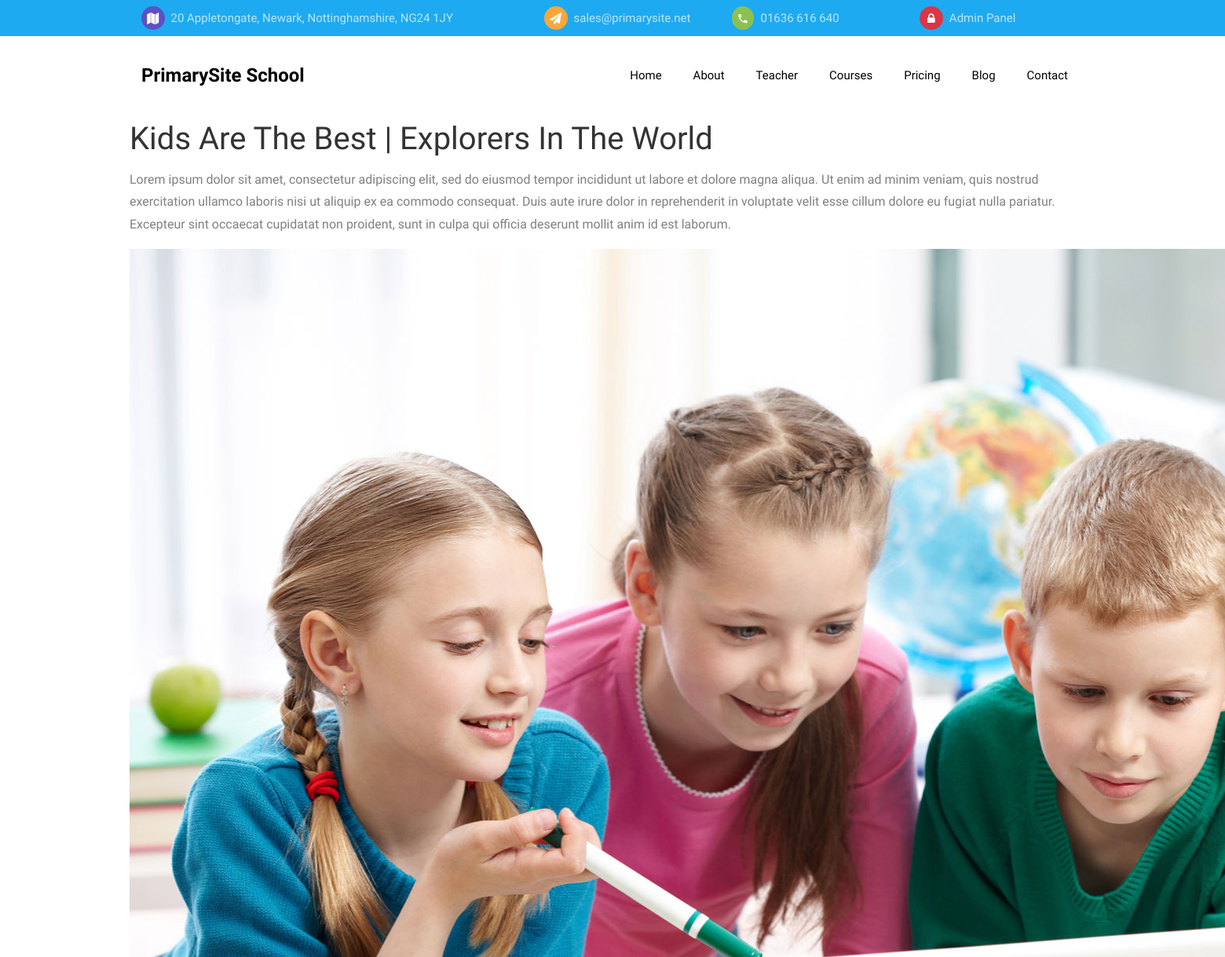
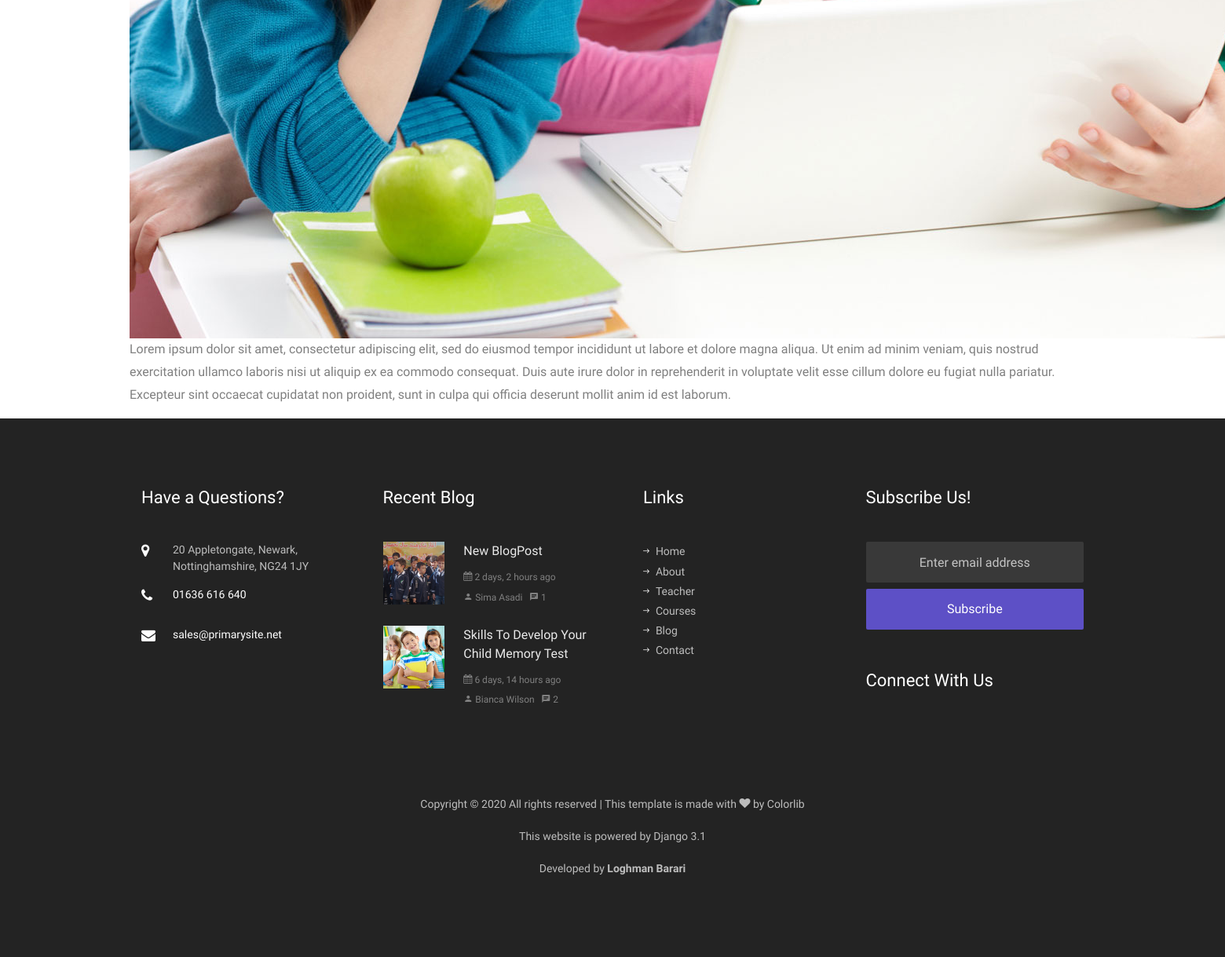
Page /page/1 on the committed database (2 pictures, top to bottom).
### pages/models.py (models this page shows, shortened)
class Setting(models.Model):
    class Meta:
        db_table = 'kiddos_settings'
    name = models.CharField('Name', primary_key=True,
                            max_length=50, blank=False, null=False)
    value = models.TextField('Value', blank=True, null=True)

class Page(models.Model):
    class Meta:
        db_table = 'kiddos_page'
    name = models.CharField(_('Name'), max_length=256, null=False, blank=False)
    short_desc = models.CharField(_('Short Description'), max_length=512,
                                  null=False, blank=False)
    body = models.TextField(_('Body'))
    publish_on_index = models.BooleanField(_('Publish on Index page'),
                                           default=False, null=False)
    is_published = models.BooleanField(_('Is Published'),
                                       default=False, null=False)
    image = models.ImageField(_('Image'), upload_to='images/%Y/%m/%d/',
                              validators=[validate_image_size])

class BlogPost(models.Model):
    class Meta:
        db_table = 'kiddos_blog_post'
        indexes = [
            models.Index(name='search_on_blog_pots',
                         fields=['is_published', 'title', 'short_desc']),
        ]
        ordering = ('-create_date',)
    title = models.CharField('Title', max_length=128, blank=False, null=False,
                             help_text='Enter title of blog post')
    short_desc = models.CharField('Short Description', max_length=256)
    body = models.TextField(
        'Body', help_text='HTML tags can be used to decorating the text')
    tags = models.CharField(_('Tags'), max_length=128,
                            blank=True, null=False, default='')
    image = models.ImageField('Image', upload_to='images/%Y/%m/%d/',
                              validators=[validate_image_size])
    is_published = models.BooleanField(_('Is published!'), default=True)
    author = models.ForeignKey('pages.Teacher', on_delete=models.DO_NOTHING,
                               related_name='+', null=True,
                               verbose_name=_('Author'))
    create_date = models.DateTimeField(verbose_name=_('Creation Date'),
                                       auto_now_add=True, blank=True)
    create_user = models.ForeignKey(
        settings.AUTH_USER_MODEL,
        on_delete=models.CASCADE,
        related_name='+',
        blank=True,
        null=True,
        verbose_name=_('Created by'),
    )
    @property
    def published_comments(self):
        return PostComment.objects.filter(blog_post__id=self.id,
                                          is_published=True)
    def get_absolute_url(self):
        from django.urls import reverse
        return reverse('blog-single', args=[str(self.id)])

class Teacher(models.Model):
    class Meta:
        db_table = 'kiddos_teacher'
    full_name = models.CharField(_('Full Name'), max_length=60)
    position = models.ForeignKey(TeacherPosition, on_delete=models.DO_NOTHING,
                                 related_name='+', verbose_name=_('Position'))
    short_desc = models.CharField(_('Short Description'), max_length=256)
    photo = models.ImageField(verbose_name=_('Photo'), upload_to='photos/%Y/%m/%d/',
                              null=True, blank=True,
                              validators=[validate_image_size])
    twitter = models.CharField(_('Twitter Account'), max_length=30,
                               blank=True, null=True)
    facebook = models.CharField(_('Facebook Account'), max_length=30,
                                blank=True, null=True)
    googleplus = models.CharField(_('Google+ Account'), max_length=30,
                                  blank=True, null=True)
    instagram = models.CharField(_('Instagram Account'), max_length=30,
                                 blank=True, null=True)
    is_published = models.BooleanField(_('Is published!'), default=True,
                                       null=False)
    publish_on_index = models.BooleanField(_('Is published on index page?!'),
                                           default=True, null=False)
    def __str__(self):
        return self.full_name

### pages/views.py (the view)
# urls.py: path('page/<int:id>', views.page, name='page'),
def page(request, id):
    page = get_object_or_404(models.Page, pk=id)
    return render(request, 'pages/page.html', {'page': page})

### pages/views.py (called while the page is built)
def render(request, template, data=None):
    if data is None:
        data = {}
    data.update(services.get_website_settings())
    return _render(request, template, data)

### templates/pages/page.html
{% extends 'base.html' %}
{% load static %}
{% load humanize %}
{% block content %}
<section class="ftco-section ftco-no-pt ftc-no-pb">
    <div class="container">
        <div class="row">
            {{ page.body | safe }}
        </div>
    </div>
</section>
{% endblock %}

### templates/partials/_topbar.html
<div class="py-2 bg-primary">
    <div class="container">
        <div class="row no-gutters d-flex align-items-start align-items-center px-3 px-md-0">
            <div class="col-lg-12 d-block">
                <div class="row d-flex">
                    <div class="col-md-5 pr-4 d-flex topper align-items-center">
                        <div class="icon bg-fifth mr-2 d-flex justify-content-center align-items-center"><span
                                class="icon-map"></span></div>
                        <span class="text">{{ settings_address }}</span>
                    </div>
                    <div class="col-md pr-4 d-flex topper align-items-center">
                        <div class="icon bg-secondary mr-2 d-flex justify-content-center align-items-center"><span
                                class="icon-paper-plane"></span></div>
                        <a href="mailto:{{ settings_email }}"><span class="text">{{ settings_email }}</span></a>
                    </div>
                    <div class="col-md pr-4 d-flex topper align-items-center">
                        <div class="icon bg-tertiary mr-2 d-flex justify-content-center align-items-center"><span
                                class="icon-phone2"></span></div>
                        <span class="text">{{ settings_phone_no }}</span>
                    </div>
                    <div class="col-md pr-4 d-flex topper align-items-center">
                        <div class="icon bg-danger mr-2 d-flex justify-content-center align-items-center"><span
                                class="icon-lock"></span></div>
                        <a href="{% url 'admin:login' %}"><span class="text">Admin Panel</span></a>
                    </div>
                </div>
            </div>
        </div>
    </div>
</div>

### templates/partials/_navbar.html (shortened to what this page needs)
<nav class="navbar navbar-expand-lg navbar-dark bg-dark ftco_navbar ftco-navbar-light" id="ftco-navbar">
    <div class="container d-flex align-items-center">
        <a class="navbar-brand" href="{% url 'index' %}">{{ settings_website_name }}</a>
        <div class="collapse navbar-collapse" id="ftco-nav">
            <ul class="navbar-nav ml-auto">
                <li {% if '/' == request.path %} class="nav-item active" {% else %} class="nav-item" {% endif %}><a
                        href="{% url 'index' %}" class="nav-link pl-0">Home</a></li>
                <li {% if '/about' == request.path %} class="nav-item active" {% else %} class="nav-item" {% endif %}><a
                        href="{% url 'about' %}" class="nav-link">About</a></li>
                <li {% if '/teacher' == request.path %} class="nav-item active" {% else %} class="nav-item" {% endif %}>
                    <a href="{% url 'teachers' %}" class="nav-link">Teacher</a></li>
                <li {% if '/courses' == request.path %} class="nav-item active" {% else %} class="nav-item" {% endif %}>
                    <a href="{% url 'courses' %}" class="nav-link">Courses</a></li>
                <li {% if '/pricing' == request.path %} class="nav-item active" {% else %} class="nav-item" {% endif %}>
                    <a href="{% url 'pricing' %}" class="nav-link">Pricing</a></li>
                <li {% if '/blog' == request.path %} class="nav-item active" {% else %} class="nav-item" {% endif %}><a
                        href="{% url 'blog' %}" class="nav-link">Blog</a></li>
                <li {% if '/contact' == request.path %} class="nav-item active" {% else %} class="nav-item" {% endif %}>
                    <a href="{% url 'contact' %}" class="nav-link">Contact</a></li>
            </ul>
        </div>
    </div>
</nav>

### templates/partials/_footer.html (shortened to what this page needs)
{% load humanize %}
<footer class="ftco-footer ftco-bg-dark ftco-section">
  <div class="container">
    <div class="row mb-5">
      <div class="col-md-6 col-lg-3">
        <div class="ftco-footer-widget mb-5">
          <h2 class="ftco-heading-2">Have a Questions?</h2>
          <div class="block-23 mb-3">
            <ul>
              <li>
                <span class="icon icon-map-marker"></span>
                <span class="text">{{ settings_address }}</span>
              </li>
              <li>
                <a href="#"><span class="icon icon-phone"></span>
                  <span class="text">{{ settings_phone_no }}</span></a>
              </li>
              <li>
                <a href="#">
                  <span class="icon icon-envelope"></span>
                  <span class="text">{{ settings_email }}</span></a>
              </li>
            </ul>
          </div>
        </div>
      </div>
      <div class="col-md-6 col-lg-3">
        <div class="ftco-footer-widget mb-5">
          <h2 class="ftco-heading-2">Recent Blog</h2>
          {% if latest_blog_posts %} {% for blog_post in latest_blog_posts %}
          <div class="block-21 mb-4 d-flex">
            <a href="{% url 'blog-single' blog_post.id %}" class="blog-img mr-4"
              style="background-image: url('{{ blog_post.image.url }}');"></a>
            <div class="text">
              <h3 class="heading">
                <a href="{% url 'blog-single' blog_post.id %}">
                  {{ blog_post.title }}</a></h3>
              <div class="meta">
                <div>
                  <a href="#">
                    <span class="icon-calendar"></span>
                    {{ blog_post.create_date|naturaltime }}</a>
                </div>
                <div>
                  <a href="{% url 'teacher' blog_post.author.id %}"><span class="icon-person"></span>
                    {{ blog_post.author }}</a>
                </div>
                <div>
                  <a href="{{ blog_post.get_absolute_url }}">
                    <span class="icon-chat"></span> {{ blog_post.published_comments.count }}</a>
                </div>
              </div>
            </div>
          </div>
          {% endfor %} {% else %}
          <h3>No recent post found!</h3>
          {% endif %}
        </div>
      </div>
      <div class="col-md-6 col-lg-3">
        <div class="ftco-footer-widget mb-5 ml-md-4">
          <h2 class="ftco-heading-2">Links</h2>
          <ul class="list-unstyled">
            <li>
              <a href="{% url 'index' %}"><span class="ion-ios-arrow-round-forward mr-2"></span>Home</a>
            </li>
            <li>
              <a href="{% url 'about' %}"><span class="ion-ios-arrow-round-forward mr-2"></span>About</a>
            </li>
            <li>
              <a href="{% url 'teachers' %}"><span class="ion-ios-arrow-round-forward mr-2"></span>Teacher</a>
            </li>
            <li>
              <a href="{% url 'courses' %}"><span class="ion-ios-arrow-round-forward mr-2"></span>Courses</a>
            </li>
            <li>
              <a href="{% url 'blog' %}"><span class="ion-ios-arrow-round-forward mr-2"></span>Blog</a>
            </li>
            <li>
              <a href="{% url 'contact' %}"><span class="ion-ios-arrow-round-forward mr-2"></span>Contact</a>
            </li>
          </ul>
        </div>
      </div>
      <div class="col-md-6 col-lg-3">
        <div class="ftco-footer-widget mb-5">
          <h2 class="ftco-heading-2">Subscribe Us!</h2>
          <form action="{% url 'subscribe-me' %}" method="POST" class="subscribe-form">
            <div class="form-group">
              <input type="email" name="email" required class="form-control mb-2 text-center"
                placeholder="Enter email address" />
              <input type="submit" value="Subscribe" class="form-control submit px-3" />
            </div>
          </form>
        </div>
        <div class="ftco-footer-widget mb-5">
          <h2 class="ftco-heading-2 mb-0">Connect With Us</h2>
          <ul class="ftco-footer-social list-unstyled float-md-left float-lft mt-3">
          </ul>
        </div>
      </div>
    </div>
    <div class="row">
      <div class="col-md-12 text-center">
        <p>
          Copyright &copy;
          All rights reserved | This template is made with
          <i class="icon-heart" aria-hidden="true"></i> by
          <a href="https://colorlib.com" target="_blank">Colorlib</a>
        </p>
        <p>This website is powered by Django 3.1</p>
        <p>
          Developed by
          <b><a href="https://ir.linkedin.com/in/loghman-barari-13095724" target="_blank">Loghman Barari</a>
          </b>
        </p>
      </div>
    </div>
  </div>
</footer>

### kiddos/static/css/icomoon.css (style rules this page uses)
[class^="icon-"], [class*=" icon-"] { font-family: 'icomoon' !important; speak: none; font-style: normal; font-weight: normal; font-variant: normal; text-transform: none; line-height: 1; -webkit-font-smoothing: antialiased; -moz-osx-font-smoothing: grayscale; }
.icon-heart:before { content: "\f004"; }
.icon-lock:before { content: "\f023"; }
.icon-map-marker:before { content: "\f041"; }
.icon-calendar:before { content: "\f073"; }
.icon-phone:before { content: "\f095"; }
.icon-envelope:before { content: "\f0e0"; }
.icon-paper-plane:before { content: "\f1d8"; }
.icon-map:before { content: "\f279"; }
.icon-phone2:before { content: "\e0cd"; }
.icon-chat:before { content: "\e0b7"; }
.icon-person:before { content: "\e7fd"; }

### rows in the picture
Setting: value "20 Appletongate, Newark, Nottinghamshire, NG24 1JY"
Setting: value "sales@primarysite.net"
Setting: value "01636 616 640"
Setting: value "PrimarySite School"
Page: body "Kids Are The Best | Explorers In The World Lorem ipsum dolor sit amet, consectetur adipiscing elit, sed do eiusmod tempor incididunt ut labore et dolore magna aliqua. Ut enim ad minim veniam, quis nostrud exercitation ullamco laboris nisi ut aliquip ex ea commodo consequat. Duis aute irure dolor in reprehenderit in voluptate velit esse cillum dolore eu fugiat nulla pariatur. Excepteur sint occaecat cupidatat non proident, sunt in culpa qui officia deserunt mollit anim id est laborum. Lorem ipsum dolor sit amet, consectetur adipiscing elit, sed do eiusmod tempor incididunt ut labore et dolore magna aliqua. Ut enim ad minim veniam, quis nostrud exercitation ullamco laboris nisi ut aliquip ex…", body (picture)
BlogPost: image (picture), title "New BlogPost", create_date "2 days, 2 hours ago", author "Sima Asadi", published_comments.count "1"
BlogPost: image (picture), title "Skills To Develop Your Child Memory Test", create_date "6 days, 14 hours ago", author "Bianca Wilson", published_comments.count "2"
